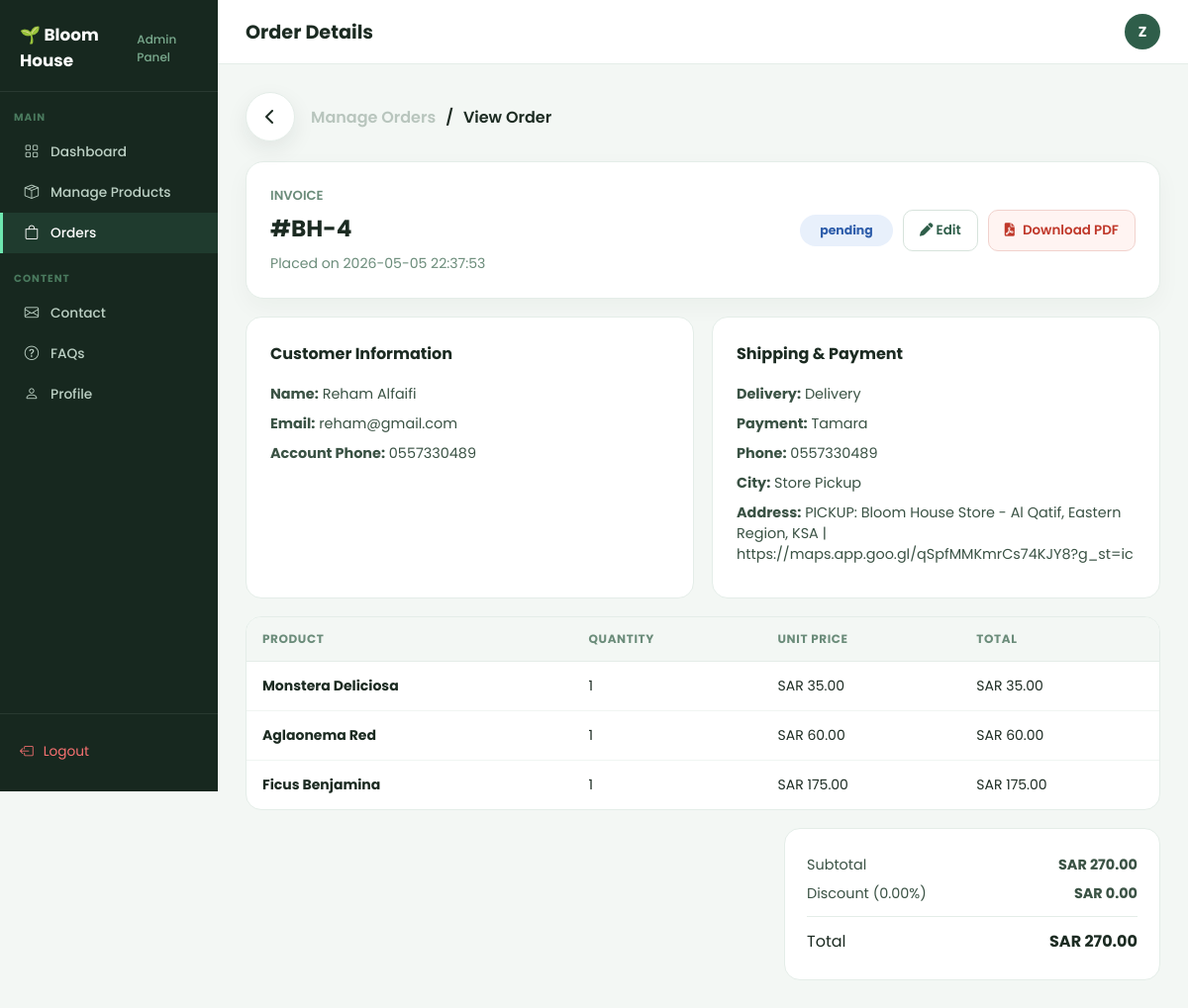
Screenshot of /admin-view-order.php?id=4 (signed in) with the database file from the repository.
### tables this page shows
CREATE TABLE `orders` (
  `order_id` int(11) NOT NULL,
  `user_id` int(11) NOT NULL,
  `order_date` datetime NOT NULL,
  `order_status` varchar(50) NOT NULL,
  `shipping_address` varchar(255) NOT NULL,
  `payment_method` varchar(50) NOT NULL,
  `city` varchar(50) NOT NULL,
  `phone` varchar(20) NOT NULL,
  `discount` decimal(10,2) NOT NULL,
  `delivery_method` varchar(50) NOT NULL DEFAULT 'Delivery'
);

CREATE TABLE `user` (
  `user_id` int(11) NOT NULL,
  `first_name` varchar(50) NOT NULL,
  `last_name` varchar(50) NOT NULL,
  `email` varchar(100) NOT NULL,
  `password` varchar(255) NOT NULL,
  `phone` varchar(20) NOT NULL,
  `gender` varchar(10) DEFAULT NULL,
  `date_of_birth` date DEFAULT NULL
);

CREATE TABLE `orders_items` (
  `order_item_id` int(11) NOT NULL,
  `order_id` int(11) NOT NULL,
  `plant_id` int(11) NOT NULL,
  `quantity` int(11) NOT NULL,
  `unit_price` decimal(10,2) NOT NULL
);

CREATE TABLE `plants` (
  `plant_id` int(11) NOT NULL,
  `admin_id` int(11) DEFAULT NULL,
  `plant_name` varchar(100) NOT NULL,
  `description` text NOT NULL,
  `price` decimal(10,2) NOT NULL,
  `stock_quantity` int(11) NOT NULL,
  `light_requirement` varchar(100) NOT NULL,
  `watering_instruction` text NOT NULL,
  `image` varchar(255) NOT NULL,
  `availability_status` varchar(50) NOT NULL,
  `category` varchar(50) NOT NULL,
  `height_cm` int(11) NOT NULL,
  `humidity_requirement` enum('Low','Medium','High') NOT NULL
);

### admin-view-order.php (the view, shortened to what this page needs)
<?php
include("db_connect.php");
$order_id = isset($_GET['id']) ? intval($_GET['id']) : 0;
$hasDeliveryMethod = false;
$columnCheck =
    mysqli_query($conn, "SHOW COLUMNS FROM orders LIKE 'delivery_method'");
if ($columnCheck && mysqli_num_rows($columnCheck) > 0) {
    $hasDeliveryMethod = true;
}
$order_sql = "SELECT orders.*, user.first_name, user.last_name, user.email AS user_email,
             user.phone AS user_phone
             FROM orders
             INNER JOIN user ON orders.user_id = user.user_id
             WHERE orders.order_id = ?";
$stmt = mysqli_prepare($conn, $order_sql);
mysqli_stmt_bind_param($stmt, "i", $order_id);
mysqli_stmt_execute($stmt);
$order_result = mysqli_stmt_get_result($stmt);
$order =
    mysqli_fetch_assoc($order_result);
$items_sql = "SELECT orders_items.*, plants.plant_name, plants.image
              FROM orders_items
              INNER JOIN plants ON orders_items.plant_id = plants.plant_id
              WHERE orders_items.order_id = ?";
$stmt = mysqli_prepare($conn, $items_sql);
mysqli_stmt_bind_param($stmt, "i", $order_id);
mysqli_stmt_execute($stmt);
$items_result = mysqli_stmt_get_result($stmt);
$subtotal = 0;
$items = array();
if ($items_result) {
    while ($item = mysqli_fetch_assoc($items_result)) {
        $item_total = $item['quantity'] * $item['unit_price'];
        $subtotal = $subtotal + $item_total;
        $items[] = $item;
    }
}
$discountPercent = 0;
$deliveryValue = "Delivery";
if ($order) {
    $discountPercent = floatval($order['discount']);
    if ($hasDeliveryMethod && isset($order['delivery_method']) && $order['delivery_method'] != "") {
        $deliveryValue = $order['delivery_method'];
    }
}
$discountValue = $subtotal * ($discountPercent / 100);
$grand_total = $subtotal - $discountValue;
$statusClass = "sp-processing";
function h($value)
{
    return htmlspecialchars((string) $value, ENT_QUOTES, 'UTF-8');
}
?>
<!DOCTYPE html>
<html lang="en">
<head>
    <link rel="stylesheet" href="https://cdn.jsdelivr.net/npm/bootstrap-icons/font/bootstrap-icons.css">
    <link rel="stylesheet" href="https://cdnjs.cloudflare.com/ajax/libs/font-awesome/6.0.0-beta3/css/all.min.css">
    <link rel="stylesheet" href="css/admin-pages.css">
    <link rel="stylesheet" href="css/manage-products.css">
    <link rel="stylesheet" href="css/admin-order.css">
</head>
<body>
    <?php
    $adminPageTitle = 'Order Details';
    $activePage = 'orders';
    include 'admin.php';
    ?>
    <div class="page-title-wrap">
        <a class="circle-back" href="manage-orders.php"><i class="fas fa-chevron-left"></i></a>
        <div class="admin-breadcrumb">
            <a href="manage-orders.php">Manage Orders</a><span class="slash-text">/</span><span>View
                Order</span>
        </div>
    </div>
    <?php
    if (!$order) { ?>
        <div class="dashboard-card">
            <h3>Order not found</h3>
            <p>This order does not exist.</p>
            <a class="btn-light" href="manage-orders.php">Back to Orders</a>
        </div>
    <?php } else { ?>
        <div class="invoice-header-card">
            <div>
                <p class="page-label">INVOICE</p>
                <h2>#BH-<?php echo (int) $order['order_id']; ?></h2>
                <p class="muted-text">Placed on <?php echo h($order['order_date']); ?></p>
            </div>
            <div class="invoice-actions">
                <span class="status-pill <?php echo h($statusClass); ?>"><?php echo h($order['order_status']); ?></span>
                <a class="btn-light" href="admin-edit-order.php?id=<?php echo (int) $order['order_id']; ?>"><i
                        class="fas fa-pen"></i> Edit</a>
                <button class="btn-soft-pdf" type="button" onclick="downloadInvoicePDF()"><i class="fas fa-file-pdf"></i>
                    Download PDF</button>
            </div>
        </div>
        <div class="order-info-grid">
            <div class="dashboard-card">
                <div class="card-head">
                    <h3>Customer Information</h3>
                </div>
                <p><strong>Name:</strong> <?php echo h($order['first_name'] . " " . $order['last_name']); ?></p>
                <p><strong>Email:</strong> <?php echo h($order['user_email']); ?></p>
                <p><strong>Account Phone:</strong> <?php echo h($order['user_phone']); ?></p>
            </div>
            <div class="dashboard-card">
                <div class="card-head">
                    <h3>Shipping & Payment</h3>
                </div>
                <p><strong>Delivery:</strong> <?php echo h($deliveryValue); ?></p>
                <p><strong>Payment:</strong> <?php echo h($order['payment_method']); ?></p>
                <p><strong>Phone:</strong> <?php echo h($order['phone']); ?></p>
                <p><strong>City:</strong> <?php echo h($order['city']); ?></p>
                <p><strong>Address:</strong> <?php echo h($order['shipping_address']); ?></p>
            </div>
        </div>
        <div class="invoice-table-card">
            <table>
                <thead>
                    <tr>
                        <th>Product</th>
                        <th>Quantity</th>
                        <th>Unit Price</th>
                        <th>Total</th>
                    </tr>
                </thead>
                <tbody>
                    <?php
                    if (count($items) > 0) {
                        foreach ($items as $item) {
                            $item_total = $item['quantity'] * $item['unit_price'];
                            print ("<tr>");
                            print ("<td><strong>" . h($item['plant_name']) . "</strong></td>");
                            print ("<td>" . $item['quantity'] . "</td>");
                            print ("<td>SAR " . number_format($item['unit_price'], 2) . "</td>");
                            print ("<td>SAR " . number_format($item_total, 2) . "</td>");
                            print ("</tr>");
                        }
                    } else {
                        print ("<tr><td colspan='4'>No items found.</td></tr>");
                    }
                    ?>
                </tbody>
            </table>
        </div>
        <div class="invoice-summary-card">
            <p><span>Subtotal</span><strong>SAR <?php echo number_format($subtotal, 2); ?></strong></p>
            <p><span>Discount (<?php echo number_format($discountPercent, 2); ?>%)</span><strong>SAR
                    <?php echo number_format($discountValue, 2); ?></strong></p>
            <p class="grand-total"><span>Total</span><strong>SAR
                    <?php echo number_format($grand_total, 2); ?></strong></p>
        </div>
    <?php } ?>
    </div>
    </div>
</body>
</html>

### admin.php (shortened to what this page needs)
<?php
if (!isset($adminLetter) || $adminLetter === '') {
    $adminLetter = 'A';
    if (isset($conn) && isset($_SESSION['admin_id'])) {
        $adminId = (int) $_SESSION['admin_id'];
        $adminResult = mysqli_query($conn, "SELECT full_name FROM admin WHERE admin_id = $adminId");
        if ($adminResult && $adminRow = mysqli_fetch_assoc($adminResult)) {
            $adminName = trim($adminRow['full_name']);
            if ($adminName !== '') {
                $adminLetter = strtoupper(substr($adminName, 0, 1));
            }
        }
    }
}
?>
<aside class="sidebar">
    <div class="sidebar-logo">
        <a href="index.php">🌱 Bloom House<span>Admin Panel</span></a>
    </div>
    <div class="sidebar-section">Main</div>
    <a href="admin-dashboard.php" class="sidebar-link <?php echo ($activePage === 'dashboard') ? 'active' : ''; ?>"><i class="bi bi-grid"></i> Dashboard</a>
    <a href="manage-products.php" class="sidebar-link <?php echo ($activePage === 'products') ? 'active' : ''; ?>"><i class="bi bi-box-seam"></i> Manage Products</a>
    <a href="manage-orders.php" class="sidebar-link <?php echo ($activePage === 'orders') ? 'active' : ''; ?>"><i class="bi bi-bag"></i> Orders</a>
    <div class="sidebar-section">Content</div>
    <a href="admin-contact.php" class="sidebar-link <?php echo ($activePage === 'contact') ? 'active' : ''; ?>"><i class="bi bi-envelope"></i> Contact</a>
    <a href="admin-faq.php" class="sidebar-link <?php echo ($activePage === 'faq') ? 'active' : ''; ?>"><i class="bi bi-question-circle"></i> FAQs</a>
    <a href="admin-profile.php" class="sidebar-link <?php echo ($activePage === 'profile') ? 'active' : ''; ?>"><i class="bi bi-person"></i> Profile</a>
    <div class="sidebar-bottom">
        <a href="admin-logout.php" class="sidebar-logout js-admin-logout"><i class="bi bi-box-arrow-left"></i> Logout</a>
    </div>
</aside>
<div class="main">
    <div class="topnav">
        <h1><?php echo htmlspecialchars($adminPageTitle); ?></h1>
        <div class="topnav-right">
            <a class="admin-avatar" href="admin-profile.php"><?php echo htmlspecialchars($adminLetter); ?></a>
        </div>
    </div>
    <div class="content">

### css/admin-pages.css (style rules this page uses)
.dashboard-card, .profile-card { background: #fff; border: 1px solid #e4ede8; border-radius: 16px; padding: 24px; }
.card-head { display: flex; align-items: center; justify-content: space-between; gap: 12px; margin-bottom: 18px; }
.card-head h3, .profile-card h3 { font-size: 1rem; font-weight: 700; color: #1c2b22; }
.sp-processing { background: #e8f0fb; color: #2f5eab; }
.invoice-header-card { background:#fff;border:1px solid #e4ede8;border-radius:18px;padding:24px;margin-bottom:18px;display:flex;justify-content:space-between;align-items:center;gap:16px;box-shadow:0 8px 24px rgba(28,43,34,.04) }
.page-label { color:#6b8c7a;font-size:.82rem;font-weight:600;margin:0 0 6px }
.invoice-header-card h2 { margin:0;color:#1c2b22;font-size:1.45rem }
.muted-text { color:#6b8c7a;font-size:.88rem;margin:8px 0 0 }
.invoice-actions,.edit-order-actions { display:flex;align-items:center;gap:10px;flex-wrap:wrap }
.btn-light { padding:10px 16px;border-radius:10px;border:1.5px solid #d7e3dc;background:#fff;color:#2f5e4a;text-decoration:none;font-size:.84rem;font-weight:600 }
.order-info-grid { display:grid;grid-template-columns:1fr 1fr;gap:18px;margin-bottom:18px }
.dashboard-card p { margin:9px 0;color:#3a5244;font-size:.9rem }
.invoice-table-card { background:#fff;border:1px solid #e4ede8;border-radius:16px;padding:0;overflow:hidden }
.invoice-header-card { background: #fff; border: 1px solid #e4ede8; border-radius: 18px; padding: 24px; margin-bottom: 18px; display: flex; justify-content: space-between; align-items: center; gap: 16px; box-shadow: 0 8px 24px rgba(28, 43, 34, .04); }
.page-label { color: #6b8c7a; font-size: .82rem; font-weight: 600; margin: 0 0 6px; }
.invoice-header-card h2 { margin: 0; color: #1c2b22; font-size: 1.45rem; }
.muted-text { color: #6b8c7a; font-size: .88rem; margin: 8px 0 0; }
.invoice-actions, .edit-order-actions { display: flex; align-items: center; gap: 10px; flex-wrap: wrap; }
.btn-light { padding: 10px 16px; border-radius: 10px; border: 1.5px solid #d7e3dc; background: #fff; color: #2f5e4a; text-decoration: none; font-size: .84rem; font-weight: 600; font-family: 'Poppins', sans-serif; }
.order-info-grid { display: grid; grid-template-columns: 1fr 1fr; gap: 18px; margin-bottom: 18px; }
.dashboard-card p { margin: 9px 0; color: #3a5244; font-size: .9rem; }
.invoice-table-card { background: #fff; border: 1px solid #e4ede8; border-radius: 16px; overflow: hidden; margin-bottom: 18px; }
.invoice-table-card table { width: 100%; border-collapse: collapse; }
.invoice-table-card th { background: #f3f7f4; padding: 13px 16px; text-align: left; font-size: .75rem; color: #6b8c7a; text-transform: uppercase; letter-spacing: .6px; border-bottom: 1px solid #e4ede8; }
.invoice-table-card td { padding: 14px 16px; font-size: .875rem; color: #1c2b22; border-bottom: 1px solid #f0f5f2; }
.invoice-table-card tr:last-child td { border-bottom: none; }

### rows the page displays
orders: order_id "4", order_date "2026-05-05 22:37:53", order_status "pending", user.last_name "Reham Alfaifi", user.email "reham@gmail.com", user.phone "0557330489", delivery_method "Delivery", payment_method "Tamara", phone "0557330489", city "Store Pickup", shipping_address "PICKUP: Bloom House Store - Al Qatif, Eastern Region, KSA | https://maps.app.goo.gl/qSpfMMKmrCs74KJY8?g_st=ic", discount "0.00", discount "270.00"
orders_items: plant.plant_name "Monstera Deliciosa", quantity "1", unit_price "35.00"
orders_items: plant.plant_name "Aglaonema Red", quantity "1", unit_price "60.00"
orders_items: plant.plant_name "Ficus Benjamina", quantity "1", unit_price "175.00"

### other values shown
$adminPageTitle "Order Details"
$adminLetter "Z"
$subtotal "270.00"
